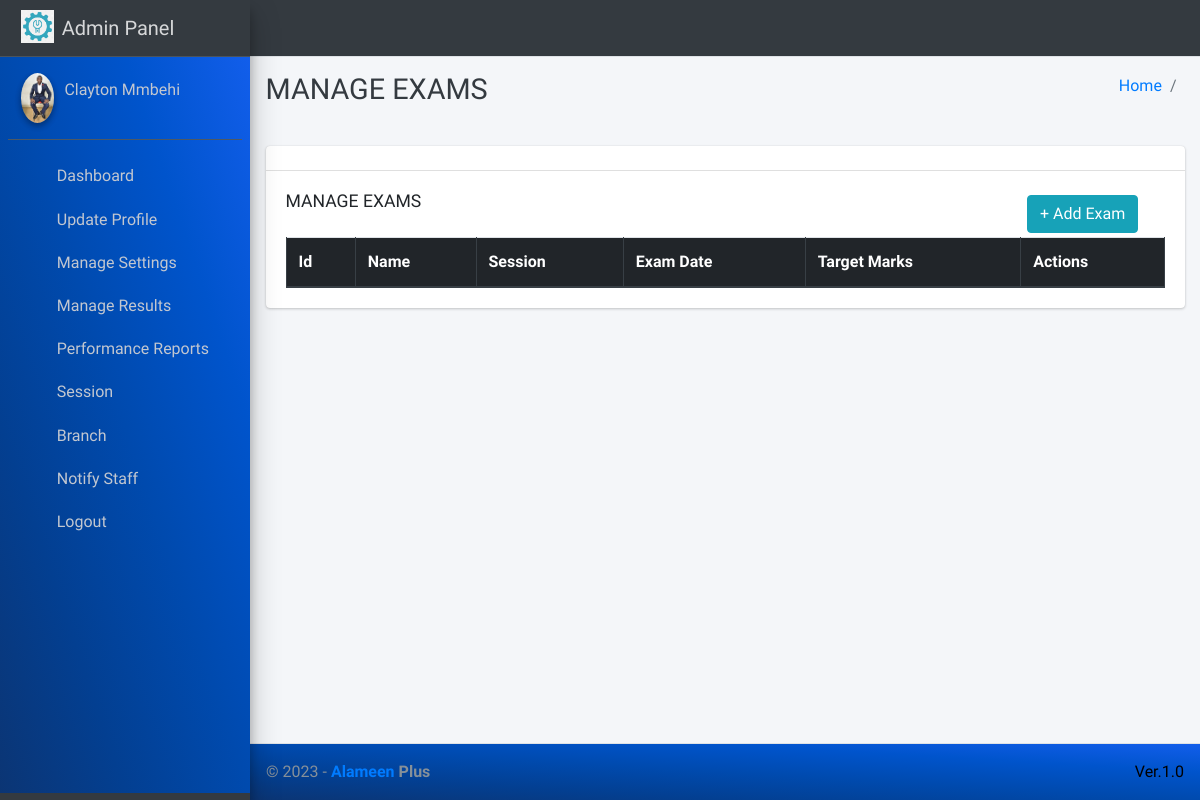
/manage/exam/ (signed in), run on an earlier commit of the app's database.
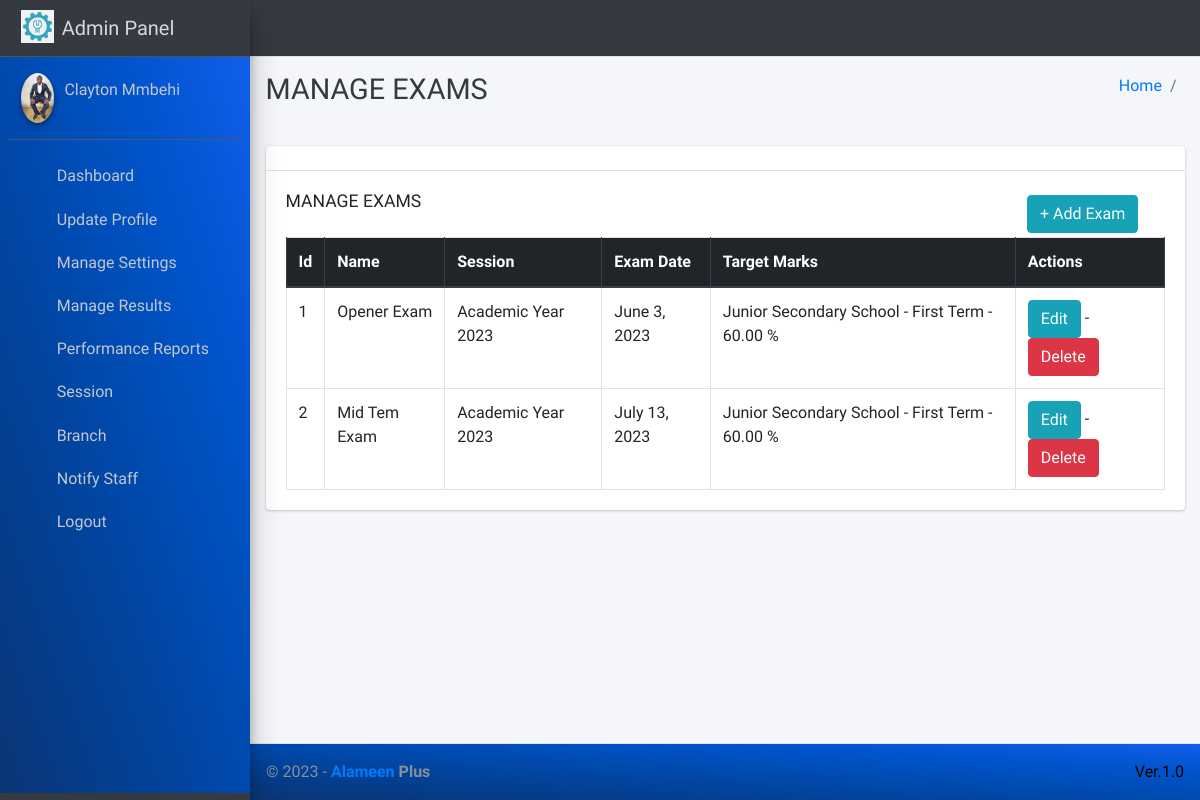
And on a later commit of the database.
### main_app/models.py (models this page shows, shortened)
class CustomUser(AbstractUser):
    USER_TYPE = ((1, "HOD"), (2, "Staff"), (3, "Student"))
    GENDER = [("M", "Male"), ("F", "Female")]
    username = None  # Removed username, using email instead
    email = models.EmailField(unique=True)
    user_type = models.CharField(default=1, choices=USER_TYPE, max_length=1)
    gender = models.CharField(max_length=1, choices=GENDER)
    profile_pic = models.ImageField()
    created_at = models.DateTimeField(auto_now_add=True)
    updated_at = models.DateTimeField(auto_now=True)
    USERNAME_FIELD = "email"
    REQUIRED_FIELDS = []
    objects = CustomUserManager()
    def __str__(self):
        return  self.first_name + " " + self.last_name

class Exam(models.Model):
    exam_id = models.AutoField(primary_key=True)
    created_at = models.DateField(auto_now=True)
    exam_date = models.DateField()
    name = models.CharField(max_length=50, unique=True)
    target_marks = models.ForeignKey(CategoryTargetScore, on_delete=models.DO_NOTHING)
    session = models.ForeignKey(Session, on_delete=models.DO_NOTHING)
    term = models.ForeignKey(SessionTerm, on_delete=models.DO_NOTHING)

class Session(models.Model):
    name = models.CharField(max_length=20)
    start_year = models.DateField()
    end_year = models.DateField()
    def __str__(self):
        return self.name

class CategoryTargetScore(models.Model):
    class_category = models.ForeignKey(ClassCategory, on_delete=models.CASCADE)
    term = models.ForeignKey(SessionTerm, on_delete=models.CASCADE)
    target_score = models.DecimalField(max_digits=5, decimal_places=2)
    def __str__(self):
        return f'{self.class_category} - {self.term} - {self.target_score}'

class ClassCategory(models.Model):
    name = models.CharField(max_length=100)
    target_scores = models.ManyToManyField(SessionTerm, through='CategoryTargetScore')
    def __str__(self):
        return self.name

class SessionTerm(models.Model):
    CHOICE = [
        ('First Term', 'First Term'),
        ('Second Term', 'Second Term'),
        ('Third Term', 'Third Term')
    ]
    session = models.ForeignKey(Session, on_delete=models.CASCADE)
    term = models.CharField(max_length=15, unique=True, choices=CHOICE)
    TERM_CHOICES = [("Term 1", "Term 1"), ("Term 2", "Term 2"), ("Term 3", "Term 3")]
    session = models.ForeignKey(Session, on_delete=models.CASCADE)
    name = models.CharField(max_length=10, choices=TERM_CHOICES)
    def __str__(self):
        return self.term

### main_app/hod_views.py (the view)
# urls.py: path('manage/exam/', hod_views.manage_exam, name='manage_exam'),
@login_required(redirect_field_name="user_login")
def manage_exam(request):
    exam = Exam.objects.all()
    context = {
        'exam': exam
    }
    return render(request, "hod_template/manage_exam.html", context)

### main_app/templates/hod_template/manage_exam.html
{% extends 'main_app/base.html' %}
{% load static %}
{% block page_title %}MANAGE EXAMS{% endblock page_title %}
{% block content %}
<section class="content">
    <div class="container-fluid">
        <div class="row">
            <div class="col-md-12">
                <div class="card">
                    <div class="card-header">
                    </div>
                    <div class="card-body">
                        <div class="row">
                            <div class="col-md-10">
                                <h3 class="card-title">MANAGE EXAMS</h3>
                            </div>
                            <div class="col-md-2 p-1">
                                <a class="btn btn-info" href="{% url 'add_exam' %}">+ Add Exam</a>
                            </div>
                        </div>
                        <table id="example2" class="table table-bordered table-hover">
                            <thead class="thead-dark">
                                <tr>
                                    <th>Id</th>
                                    <th>Name</th>
                                    <th>Session</th>
                                    <th>Exam Date</th>
                                    <th>Target Marks</th>
                                    <th>Actions</th>
                                </tr>
                            </thead>
                            <tbody>
                                {% for exam in exam %}
                                <tr>
                                    <td>{{exam.exam_id}}</td>
                                    <td>{{exam.name}}</td>
                                    <td>{{exam.session}}</td>
                                    <td>{{exam.exam_date}}</td>
                                    <td>{{exam.target_marks}} %</td>
                                    <td>
                                        <a href="{% url 'update_exam' exam.exam_id %}" class="btn btn-info">Edit</a> -
                                        <a href="{% url 'delete_exam' exam.exam_id %}" onclick="return confirm('Are you sure you want to delete this Exam ?')" class="btn btn-danger">Delete</a>
                                    </td>
                                </tr>
                                {% endfor %}
                            </tbody>
                        </table>
                    </div>
                </div>
            </div>
        </div>
    </div>
</section>
{% endblock content %}

### main_app/templates/main_app/base.html (shortened to what this page needs)
{% load static %}
<!DOCTYPE html>
<html>
<head>
    <link rel="stylesheet" href="{% static 'plugins/fontawesome-free/css/all.min.css'%} ">
    <link rel="stylesheet" href="https://code.ionicframework.com/ionicons/2.0.1/css/ionicons.min.css">
    <link rel="stylesheet"
        href="{% static 'plugins/tempusdominus-bootstrap-4/css/tempusdominus-bootstrap-4.min.css'%} ">
    <link rel="stylesheet" href="{% static 'plugins/icheck-bootstrap/icheck-bootstrap.min.css'%} ">
    <link rel="stylesheet" href="{% static 'dist/css/adminlte.min.css'%} ">
    <link rel="stylesheet" href="{% static 'plugins/overlayScrollbars/css/OverlayScrollbars.min.css'%} ">
    <link rel="stylesheet" href="{% static 'plugins/daterangepicker/daterangepicker.css'%} ">
</head>
<body class="hold-transition sidebar-mini layout-fixed" >
    <div class="wrapper" >
        <nav class="main-header navbar navbar-expand navbar-light " style="background-color: #343a40;">
            <ul class="navbar-nav">
                <li class="nav-item">
                    <a class="nav-link" data-widget="pushmenu" href="#"><i  style="color: white;" class="fas fa-bars"></i></a>
                </li>
            </ul>
        </nav>
        {% include "main_app/sidebar_template.html" with user=user %}
        <div class="content-wrapper">
            <div class="content-header">
                <div class="container-fluid">
                    <div class="row mb-2">
                        <div class="col-sm-6">
                            <h1 class="m-0 text-dark">{% block page_title %}{% endblock page_title %}</h1>
                        </div>
                        <div class="col-sm-6">
                            <ol class="breadcrumb float-sm-right">
                                <li class="breadcrumb-item"><a href="#">Home</a></li>
                                <li class="breadcrumb-item active">{{ page_title }}</li>
                            </ol>
                        </div>
                    </div>
                </div>
            </div>
<section class="content">
    <div class="container-fluid">
        <div class="row">
            <div class="col-md-12">
            </div></div></div></section>
            {% block content %}
            {% endblock content %}
        </div>
        {% include "main_app/footer.html" %}
    </div>
</body>
</html>
{% load sweetify %}

### main_app/templates/main_app/sidebar_template.html (shortened to what this page needs)
{% load static %}
<aside class="main-sidebar sidebar-dark-info elevation-4">
    {% if request.user.user_type == '1' %}
    <a href="{% url 'admin_home' %}" class="brand-link">
        <img src="{% static 'dist/img/virusx.png' %} " alt="Alameen Plus Logo"
            class="brand-image " >
        <span class="brand-text font-weight-light" >Admin Panel</span>
    </a>
    <div class="sidebar" style="background-image: linear-gradient(to right top, #0b3574, #033f91, #004aae, #0054cc, #125eeb);">
        <div class="user-panel mt-3 pb-3 mb-3 d-flex">
            <div class="image">
                <img src="{{ request.user.profile_pic}}" class="img-circle elevation-2" alt="User Image">
            </div>
            <div class="info">
                <a href="#" class="d-block">{{user}}</a>
            </div>
        </div>
        <nav class="mt-2">
            <ul class="nav nav-pills nav-sidebar flex-column" data-widget="treeview" role="menu" data-accordion="false">
                <li class="nav-item">
                    {% url 'admin_home' as admin_home %}
                    <a href="{{admin_home}}" class="nav-link {% if admin_home == request.path %} active {% endif %}">
                        <i class="nav-icon fas fa-home"></i>
                        <p>
                            Dashboard
                        </p>
                    </a>
                </li>
                <li class="nav-item">
                    {% url 'admin_view_profile' as admin_view_profile %}
                    <a href="{{admin_view_profile}}"
                        class="nav-link {% if admin_view_profile == request.path %} active {% endif %}">
                        <i class="nav-icon fas fa-address-card"></i>
                        <p>
                            Update Profile
                        </p>
                    </a>
                </li>
                <li class="nav-item has-treeview">
                    <a href="#" class="nav-link" >
                        <i class="nav-icon fas fa-cogs"></i>
                        <p>
                            Manage Settings
                            <i class="fas fa-angle-left right"></i>
                        </p>
                    </a>
                </li>
<li class="nav-item has-treeview">
    <a href="#" class="nav-link" >
        <i class="nav-icon fas fa-check"></i>
        <p>
            Manage Results
            <i class="fas fa-angle-left right"></i>
        </p>
    </a>
</li>
                <li class="nav-item has-treeview">
                    <a href="#" class="nav-link" >
                        <i class="nav-icon far fa-file"></i>
                        <p>
                            Performance Reports
                            <i class="fas fa-angle-left right"></i>
                        </p>
                    </a>
                </li>
                <li class="nav-item has-treeview">
                    <a href="#" class="nav-link">
                        <i  class="nav-icon far fa-calendar-alt"></i>
                        <p>
                            Session
                            <i class="fas fa-angle-left right"></i>
                        </p>
                    </a>
                </li>
                <li class="nav-item has-treeview">
                    <a href="#" class="nav-link" >
                        <i class="nav-icon fas fa-bookmark"></i>
                        <p>
                            Branch
                            <i class="fas fa-angle-left right"></i>
                        </p>
                    </a>
                </li>
                <li class="nav-item">
                    {% url 'admin_notify_staff' as admin_notify_staff %}
                    <a href="{{admin_notify_staff}}"
                        class="nav-link {% if admin_notify_staff == request.path %} active {% endif %}">
                        <i class="nav-icon far fa-bell"></i>
                        <p>
                            Notify Staff
                        </p>
                    </a>
                </li>
                            {% endif %}
                    <li class="nav-item">
                        <a href="{% url 'user_logout' %}"
                            onclick="return confirm('Your session would be terminated.\n\nProceed?')"
                            class="nav-link">
                            <i  style="color: #ff0000"  class="nav-icon fas fa-power-off"></i>
                            <p>
                                Logout
                            </p>
                        </a>
                    </li>
            </ul>
        </nav>
    </div>
</aside>

### main_app/templates/main_app/footer.html
<footer class="main-footer" style="background-image: linear-gradient(to right top, #0b3574, #033f91, #004aae, #0054cc, #125eeb);">
    &copy; {% now "Y" %} - <strong><span><a href="#">Alameen</a></span> Plus</strong>
    <div class="float-right d-none d-sm-inline-block" style="color: black;">
       Ver.1.0
    </div>
</footer>

What changed in the data, as far as the page shows it:
added Exam: exam_id "1", name "Opener Exam", session "Academic Year 2023", exam_date "June 3, 2023", target_marks "Junior Secondary School - First Term - 60.00"
added Exam: exam_id "2", name "Mid Tem Exam", session "Academic Year 2023", exam_date "July 13, 2023", target_marks "Junior Secondary School - First Term - 60.00"
